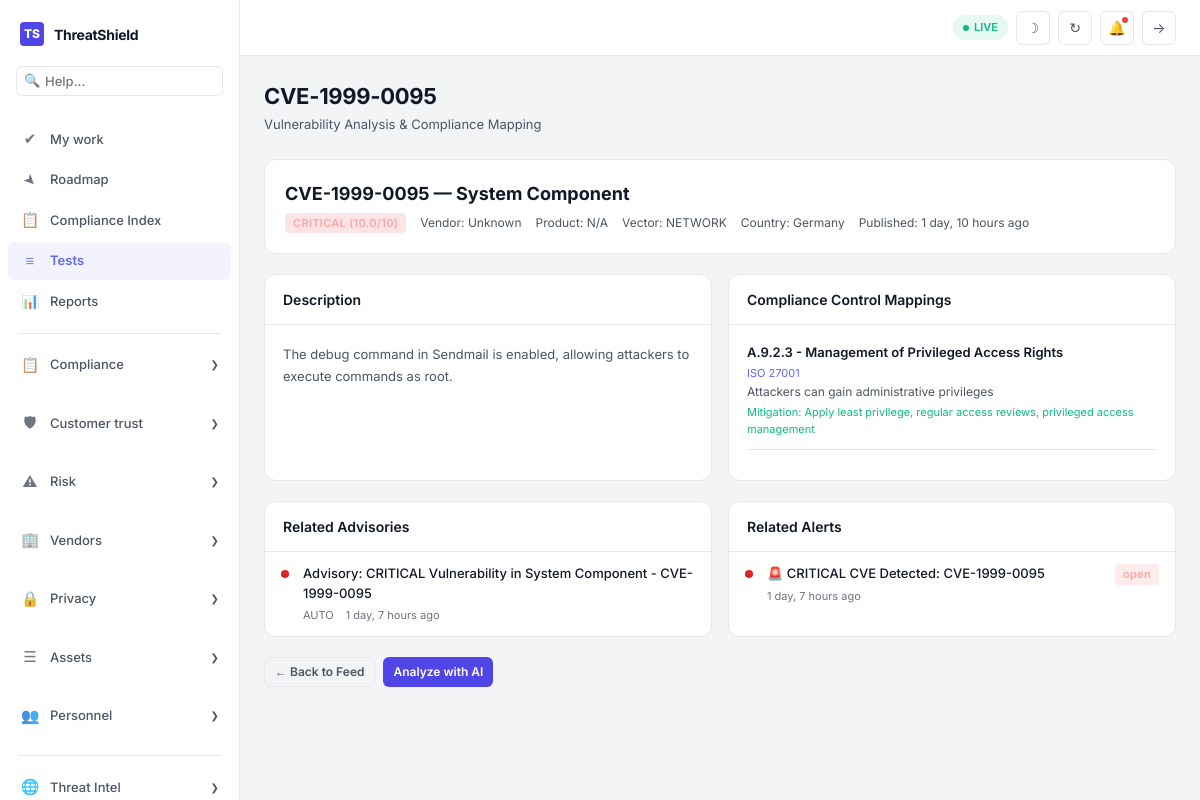
/cve/detail/CVE-1999-0095/ (signed in), run on the app's committed database.
### cve_engine/models.py (models this page shows, shortened)
class CVE(models.Model):
    SEVERITY_CHOICES = [
        ('LOW', 'Low'),
        ('MEDIUM', 'Medium'),
        ('HIGH', 'High'),
        ('CRITICAL', 'Critical'),
    ]
    cve_id = models.CharField(max_length=30, unique=True, db_index=True)
    description = models.TextField()
    severity_score = models.FloatField(default=0.0)
    severity_level = models.CharField(max_length=10, choices=SEVERITY_CHOICES, default='LOW')
    published_date = models.DateTimeField()
    last_modified = models.DateTimeField(auto_now=True)
    vendor = models.CharField(max_length=200, blank=True, default='')
    product = models.CharField(max_length=200, blank=True, default='')
    attack_vector = models.CharField(max_length=50, blank=True, default='')
    attack_complexity = models.CharField(max_length=20, blank=True, default='')
    references = models.JSONField(default=list, blank=True)
    latitude = models.FloatField(null=True, blank=True)
    longitude = models.FloatField(null=True, blank=True)
    country = models.CharField(max_length=100, blank=True, default='')
    class Meta:
        ordering = ['-published_date']
        verbose_name = 'CVE'
        verbose_name_plural = 'CVEs'

class CVEControlMapping(models.Model):
    cve = models.ForeignKey(CVE, on_delete=models.CASCADE, related_name='control_mappings')
    control_name = models.CharField(max_length=200)
    framework = models.CharField(max_length=100)
    risk_description = models.TextField()
    mitigation = models.TextField(blank=True)
    created_at = models.DateTimeField(auto_now_add=True)
    class Meta:
        ordering = ['-created_at']

### advisories/models.py (models this page shows, shortened)
class Advisory(models.Model):
    SEVERITY_CHOICES = [
        ('low', 'Low'),
        ('medium', 'Medium'),
        ('high', 'High'),
        ('critical', 'Critical'),
    ]
    SOURCE_CHOICES = [
        ('CERT-IN', 'CERT-IN'),
        ('AUTO', 'Auto-Generated'),
        ('MANUAL', 'Manual'),
    ]
    title = models.CharField(max_length=500)
    description = models.TextField()
    affected_systems = models.TextField(blank=True)
    severity = models.CharField(max_length=10, choices=SEVERITY_CHOICES, default='medium')
    recommended_action = models.TextField()
    source = models.CharField(max_length=20, choices=SOURCE_CHOICES, default='AUTO')
    linked_cve = models.ForeignKey(
        'cve_engine.CVE', on_delete=models.SET_NULL, null=True, blank=True, related_name='advisories'
    )
    is_active = models.BooleanField(default=True)
    created_at = models.DateTimeField(auto_now_add=True)
    updated_at = models.DateTimeField(auto_now=True)
    class Meta:
        ordering = ['-created_at']
        verbose_name_plural = 'Advisories'

### alerts/models.py (models this page shows, shortened)
class Alert(models.Model):
    SEVERITY_CHOICES = [
        ('low', 'Low'),
        ('medium', 'Medium'),
        ('high', 'High'),
        ('critical', 'Critical'),
    ]
    STATUS_CHOICES = [
        ('open', 'Open'),
        ('investigating', 'Investigating'),
        ('resolved', 'Resolved'),
        ('dismissed', 'Dismissed'),
    ]
    TYPE_CHOICES = [
        ('cve', 'CVE Alert'),
        ('vendor', 'Vendor Risk'),
        ('compliance', 'Compliance'),
        ('breach', 'Breach Alert'),
        ('system', 'System Alert'),
    ]
    title = models.CharField(max_length=500)
    description = models.TextField()
    severity = models.CharField(max_length=10, choices=SEVERITY_CHOICES, default='medium')
    status = models.CharField(max_length=15, choices=STATUS_CHOICES, default='open')
    alert_type = models.CharField(max_length=15, choices=TYPE_CHOICES, default='system')
    linked_cve = models.ForeignKey(
        'cve_engine.CVE', on_delete=models.SET_NULL, null=True, blank=True, related_name='cve_alerts'
    )
    assigned_to = models.ForeignKey(
        'auth.User', on_delete=models.SET_NULL, null=True, blank=True
    )
    resolved_at = models.DateTimeField(null=True, blank=True)
    created_at = models.DateTimeField(auto_now_add=True)
    updated_at = models.DateTimeField(auto_now=True)
    class Meta:
        ordering = ['-created_at']

### cve_engine/views.py (the view)
# urls.py: path('detail/<str:cve_id>/', views.cve_detail, name='cve_detail'),
@login_required
def cve_detail(request, cve_id):
    cve = get_object_or_404(CVE, cve_id=cve_id)
    mappings = CVEControlMapping.objects.filter(cve=cve)
    advisories = cve.advisories.all()
    alerts = cve.cve_alerts.all()
    context = {
        'cve': cve,
        'mappings': mappings,
        'advisories': advisories,
        'alerts': alerts,
    }
    return render(request, 'cve_engine/cve_detail.html', context)

### core/models.py (called while the page is built)
    @property
    def is_admin(self):
        return self.role == 'super_admin' or self.user.is_superuser

    @property
    def is_auditor(self):
        return self.role == 'auditor'

### templates/cve_engine/cve_detail.html (shortened to what this page needs)
{% extends 'base.html' %}
{% load humanize %}
{% block content %}
<div class="page-head"><div><h1>{{ cve.cve_id }}</h1><p>Vulnerability Analysis & Compliance Mapping</p></div></div>
<div class="detail-header">
    <div>
        <div class="detail-title">{{ cve.cve_id }} &mdash; {{ cve.product|default:"System Component" }}</div>
        <div class="detail-meta">
            <span class="detail-meta-item"><span class="badge badge-{{ cve.severity_level|lower }}">{{ cve.severity_level }} ({{ cve.severity_score }}/10)</span></span>
            <span class="detail-meta-item">Vendor: {{ cve.vendor|default:"Unknown" }}</span>
            <span class="detail-meta-item">Product: {{ cve.product|default:"N/A" }}</span>
            <span class="detail-meta-item">Vector: {{ cve.attack_vector }}</span>
            <span class="detail-meta-item">Country: {{ cve.country|default:"N/A" }}</span>
            <span class="detail-meta-item">Published: {{ cve.published_date|timesince }} ago</span>
        </div>
    </div>
</div>
<div class="grid-2">
    <div class="card">
        <div class="card-head"><h3>Description</h3></div>
        <div class="card-body"><div class="detail-text">{{ cve.description }}</div></div>
    </div>
    <div class="card">
        <div class="card-head"><h3>Compliance Control Mappings</h3></div>
        <div class="card-body">
            {% for m in mappings %}
            <div style="margin-bottom:12px;padding-bottom:12px;border-bottom:1px solid var(--border);">
                <div style="font-size:13px;font-weight:600;color:var(--text-primary);">{{ m.control_name }}</div>
                <div style="font-size:11px;color:var(--brand-secondary);margin:2px 0;">{{ m.framework }}</div>
                <div style="font-size:12px;color:var(--text-secondary);">{{ m.risk_description }}</div>
                {% if m.mitigation %}<div style="font-size:11px;color:var(--success);margin-top:3px;">Mitigation: {{ m.mitigation }}</div>{% endif %}
            </div>
            {% empty %}
            <div class="empty-state" style="padding:16px;"><p>No control mappings</p></div>
            {% endfor %}
        </div>
    </div>
</div>
<div class="grid-2">
    <div class="card">
        <div class="card-head"><h3>Related Advisories</h3></div>
        <div class="card-body no-pad">
            {% for adv in advisories %}
            <a href="{% url 'advisories:advisory_detail' adv.pk %}" class="cve-row">
                <div class="cve-severity-dot {{ adv.severity }}"></div>
                <div class="cve-info">
                    <div style="font-size:13px;font-weight:500;">{{ adv.title|truncatewords:10 }}</div>
                    <div class="cve-meta"><span>{{ adv.source }}</span><span>{{ adv.created_at|timesince }} ago</span></div>
                </div>
            </a>
            {% empty %}<div class="empty-state" style="padding:16px;"><p>No advisories</p></div>{% endfor %}
        </div>
    </div>
    <div class="card">
        <div class="card-head"><h3>Related Alerts</h3></div>
        <div class="card-body no-pad">
            {% for alert in alerts %}
            <a href="{% url 'alerts:alert_detail' alert.pk %}" class="cve-row">
                <div class="cve-severity-dot {{ alert.severity }}"></div>
                <div class="cve-info">
                    <div style="font-size:13px;font-weight:500;">{{ alert.title|truncatewords:8 }}</div>
                    <div class="cve-meta"><span>{{ alert.created_at|timesince }} ago</span></div>
                </div>
                <span class="badge badge-{{ alert.status }}">{{ alert.status }}</span>
            </a>
            {% empty %}<div class="empty-state" style="padding:16px;"><p>No alerts</p></div>{% endfor %}
        </div>
    </div>
</div>
<div style="margin-top:12px;display:flex;gap:8px;">
    <a href="{% url 'cve_engine:cve_feed' %}" class="btn btn-ghost btn-sm">&larr; Back to Feed</a>
    <a href="{% url 'ai_assistant:chat' %}" class="btn btn-primary btn-sm">Analyze with AI</a>
</div>
{% endblock %}

### static/css/style.css (style rules this page uses)
:root { --bg-base: #F3F4F6; --bg-surface: #FFFFFF; --bg-elevated: #F9FAFB; --bg-hover: #F3F4F6; --bg-input: #FFFFFF; --bg-overlay: rgba(0, 0, 0, 0.4); --text-primary: #111827; --text-secondary: #4B5563; --text-tertiary: #6B7280; --text-inverse: #FFFFFF; --brand-primary: #4F46E5; --brand-secondary: #6366F1; --brand-light: #818CF8; --brand-dark: #3730A3; --success: #10B981; --success-light: #D1FAE5; --success-surface: rgba(16, 185, 129, 0.1); --warning: #F59E0B; --warning-light: #FEF3C7; --warning-surface: rgba(245, 158, 11, 0.1); --danger: #EF4444; --danger-light: #FEE2E2; --danger-surface: rgba(239, 68, 68, 0.1); --info: #3B82F6; --info-surface: rgba(59, 130, 246, 0.1); --severity-critical: #DC2626; --severity-high: #EA580C; --severity-medium: #D97706; --severity-low: #16A34A; --border: #E5E7EB; --border-light: #D1D5DB; --border-focus: #6366F1; --shadow-sm: 0 1px 2px rgba(0,0,0,0.05); --shadow-md: 0 4px 6px -1px rgba(0,0,0,0.1); --shadow-lg: 0 10px 15px -3px rgba(0,0,0,0.1); --sidebar-w: 240px; --header-h: 56px; --radius: 8px; --radius-lg: 12px; }
*, *::before, *::after { box-sizing: border-box; margin: 0; padding: 0; }
html { scroll-behavior: smooth; }
body { font-family: 'Inter', -apple-system, BlinkMacSystemFont, sans-serif; background: var(--bg-base); color: var(--text-primary); line-height: 1.5; font-size: 14px; -webkit-font-smoothing: antialiased; }
a { color: var(--brand-secondary); text-decoration: none; }
.page-head { margin-bottom: 24px; display: flex; justify-content: space-between; align-items: flex-start; }
.page-head h1 { font-size: 22px; font-weight: 700; color: var(--text-primary); letter-spacing: -0.3px; }
.page-head p { font-size: 13px; color: var(--text-secondary); margin-top: 2px; }
.card { background: var(--bg-surface); border: 1px solid var(--border); border-radius: var(--radius-lg); overflow: hidden; }
.card-head { padding: 14px 18px; border-bottom: 1px solid var(--border); display: flex; align-items: center; justify-content: space-between; }
.card-head h3 { font-size: 14px; font-weight: 600; color: var(--text-primary); }
.card-body { padding: 18px; }
.card-body.no-pad { padding: 0; }
.grid-2 { display: grid; grid-template-columns: repeat(2, 1fr); gap: 16px; margin-bottom: 20px; }
.badge { display: inline-flex; align-items: center; padding: 2px 8px; border-radius: 4px; font-size: 11px; font-weight: 600; letter-spacing: 0.3px; }
.badge-critical { background: rgba(220,38,38,0.12); color: #FCA5A5; }
.badge-open { background: var(--danger-surface); color: #FCA5A5; }
.btn { display: inline-flex; align-items: center; gap: 6px; padding: 8px 16px; border-radius: 6px; font-size: 13px; font-weight: 600; cursor: pointer; border: none; font-family: 'Inter', sans-serif; transition: all 0.15s; text-decoration: none; }
.btn-primary { background: var(--brand-primary); color: #fff; }
.btn-ghost { background: transparent; border: 1px solid var(--border); color: var(--text-secondary); }
.btn-sm { padding: 5px 10px; font-size: 12px; }
.cve-row { display: flex; align-items: flex-start; gap: 14px; padding: 12px 16px; border-bottom: 1px solid var(--border); transition: background 0.1s; text-decoration: none; color: inherit; }
.cve-row:last-child { border-bottom: none; }
.cve-severity-dot { width: 8px; height: 8px; border-radius: 50%; margin-top: 6px; flex-shrink: 0; }
.cve-severity-dot.critical { background: var(--severity-critical); }
.cve-info { flex: 1; min-width: 0; }
.cve-info .cve-meta { display: flex; gap: 12px; font-size: 11px; color: var(--text-tertiary); margin-top: 4px; }
.detail-header { display: flex; justify-content: space-between; align-items: flex-start; margin-bottom: 20px; padding: 20px; background: var(--bg-surface); border-radius: var(--radius-lg); border: 1px solid var(--border); }
.detail-title { font-size: 18px; font-weight: 700; color: var(--text-primary); margin-bottom: 6px; }
.detail-meta { display: flex; gap: 14px; flex-wrap: wrap; }
.detail-meta-item { display: flex; align-items: center; gap: 4px; font-size: 12px; color: var(--text-secondary); }
.detail-text { font-size: 13px; line-height: 1.7; color: var(--text-secondary); white-space: pre-line; }

### data on the page
CVE: cve_id "CVE-1999-0095", product "System Component", severity_level "CRITICAL", severity_score "10.0", vendor "Unknown", product "N/A", attack_vector "NETWORK", country "Germany", published_date "1 day, 10 hours", description "The debug command in Sendmail is enabled, allowing attackers to execute commands as root."
CVEControlMapping: control_name "A.9.2.3 - Management of Privileged Access Rights", framework "ISO 27001", risk_description "Attackers can gain administrative privileges", mitigation "Apply least privilege, regular access reviews, privileged access management"
Advisory: title "Advisory: CRITICAL Vulnerability in System Component - CVE-1999-0095", source "AUTO", created_at "1 day, 7 hours"
Alert: title "🚨 CRITICAL CVE Detected: CVE-1999-0095", created_at "1 day, 7 hours", status "open"
